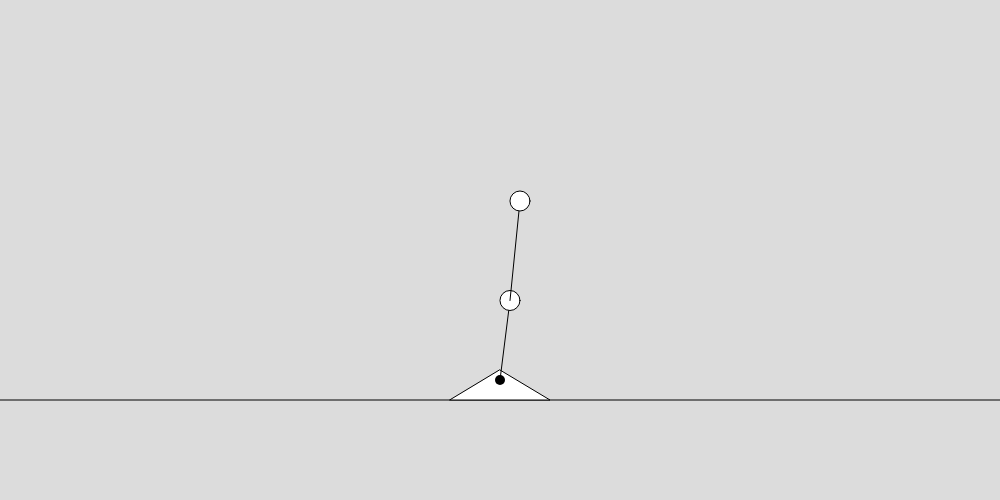
Frame 1 (no input)
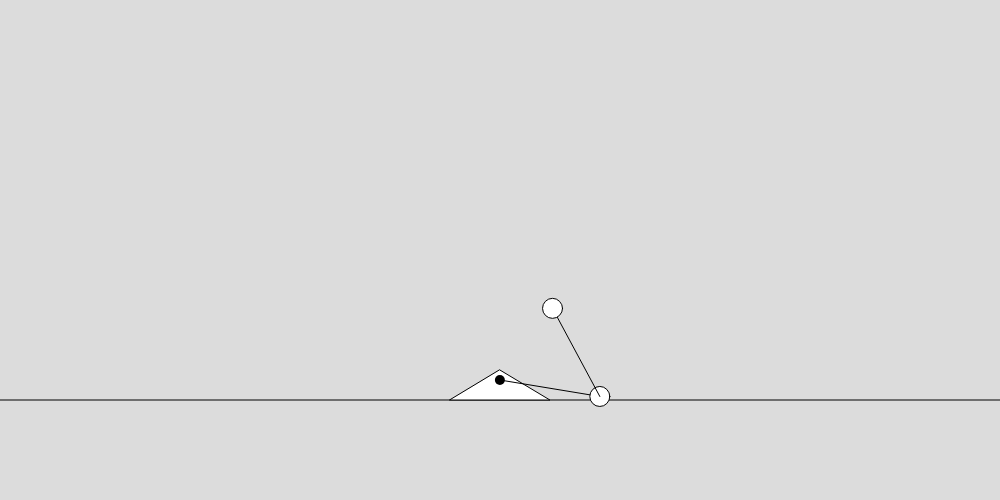
Frame 60 (no input)
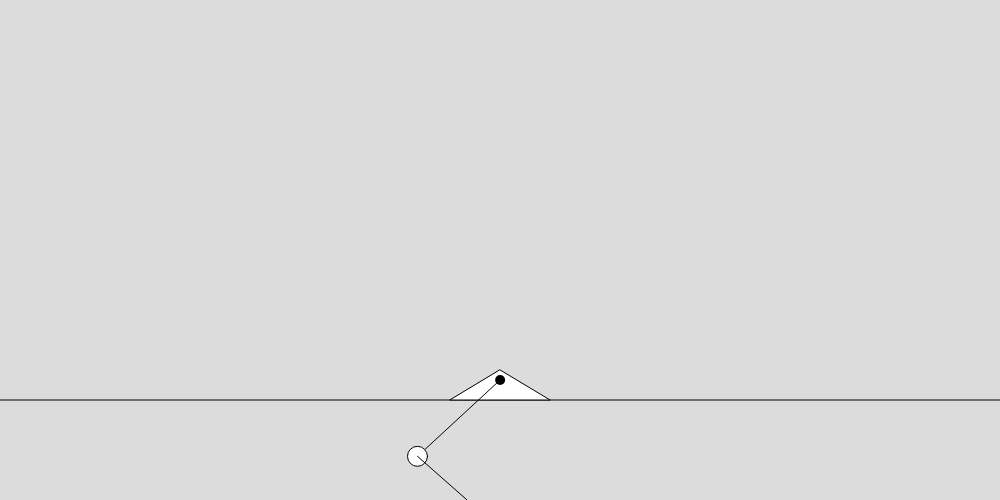
Frame 120 (the mouse pressed at the canvas centre since frame 60)

The p5.js sketch that drew these frames (run headless with seeded random() and noise() and a simulated clock; from frame 60 on, the mouse is pressed at the canvas centre):

// p5.js sketch
// ── sketch.js
class InvertedDoublePendulum {
  constructor(railY) {
    this.railY = railY;
    this.pivotOffsetY = -20;

    this.carriageMass = 1000; // M
    this.alphaPendulumMass = 1; // m1
    this.alphaPendulumLength = 100; // l1
    this.betaPendulumMass = 1; // m2
    this.betaPendulumLength = 100; // l2

    this.g = 9.81; // můžeš si doladit

    // stav
    this.x = 500;
    this.xdot = 0;
    this.xddot = 0;

    this.alpha = 0.1;
    this.alphaDot = 0;
    this.alphaDDot = 0;

    this.beta = 0;
    this.betaDot = 0;
    this.betaDDot = 0;
  }

  // numerický krok – dt v sekundách
  update(dt) {
    const M = this.carriageMass;
    const m1 = this.alphaPendulumMass;
    const m2 = this.betaPendulumMass;
    const l1 = this.alphaPendulumLength;
    const l2 = this.betaPendulumLength;
    const g = this.g;

    // pravá strana ODE: dy/dt = f(y)
    const derivs = (y) => {
      const x = y[0];
      const vx = y[1];
      const alpha = y[2];
      const dalpha = y[3];
      const beta = y[4];
      const dbeta = y[5];

      // trig
      const ca = Math.cos(alpha);
      const sa = Math.sin(alpha);

      const a2 = alpha + beta;
      const c2 = Math.cos(a2);
      const s2 = Math.sin(a2);

      const cb = Math.cos(beta);
      const sb = Math.sin(beta);

      const da = dalpha;
      const db = dbeta;

      // hmotnostní matice A(q)
      const A00 = M + m1 + m2;
      const A01 = l1 * m1 * ca + m2 * (l1 * ca + l2 * c2);
      const A02 = l2 * m2 * c2;

      const A10 = l1 * (m1 + m2) * ca + l2 * m2 * c2;
      const A11 = l1 * l1 * (m1 + m2) + 2 * l1 * l2 * m2 * cb + l2 * l2 * m2;
      const A12 = l2 * m2 * (l1 * cb + l2);

      const A20 = l2 * m2 * c2;
      const A21 = l2 * m2 * (l1 * cb + l2);
      const A22 = l2 * l2 * m2;

      // pravá strana A * ddq = rhs  (bez vnější síly do vozíku)
      const rhs0 =
        da *
          (da * l1 * m1 * sa +
            m2 * (da * l1 * sa + da * l2 * s2 + db * l2 * s2)) +
        db * l2 * m2 * (da + db) * s2;

      const rhs1 =
        (2 * da * db + db * db) * l1 * l2 * m2 * sb +
        g * l1 * (m1 + m2) * sa +
        g * l2 * m2 * s2;

      const rhs2 = l2 * m2 * (-da * da * l1 * sb + g * s2);

      // řešení 3×3 soustavy A * ddq = rhs (Gauss)
      let a00 = A00,
        a01 = A01,
        a02 = A02,
        b0 = rhs0;
      let a10 = A10,
        a11 = A11,
        a12 = A12,
        b1 = rhs1;
      let a20 = A20,
        a21 = A21,
        a22 = A22,
        b2 = rhs2;

      // eliminace prvního sloupce
      const k10 = a10 / a00;
      a10 = 0;
      a11 -= k10 * a01;
      a12 -= k10 * a02;
      b1 -= k10 * b0;

      const k20 = a20 / a00;
      a20 = 0;
      a21 -= k20 * a01;
      a22 -= k20 * a02;
      b2 -= k20 * b0;

      // eliminace druhého sloupce
      const k21 = a21 / a11;
      a21 = 0;
      a22 -= k21 * a12;
      b2 -= k21 * b1;

      // zpětný chod
      const ddbeta = b2 / a22;
      const ddalpha = (b1 - a12 * ddbeta) / a11;
      const ddx = (b0 - a01 * ddalpha - a02 * ddbeta) / a00;

      return [
        vx, // dx/dt
        ddx, // dvx/dt
        dalpha, // dalpha/dt
        ddalpha, // ddalpha/dt
        dbeta, // dbeta/dt
        ddbeta, // ddbeta/dt
      ];
    };

    // stavový vektor
    const y = [
      this.x,
      this.xdot,
      this.alpha,
      this.alphaDot,
      this.beta,
      this.betaDot,
    ];

    // RK4 integrace
    const k1 = derivs(y);
    const y2 = y.map((yi, i) => yi + 0.5 * dt * k1[i]);
    const k2 = derivs(y2);
    const y3 = y.map((yi, i) => yi + 0.5 * dt * k2[i]);
    const k3 = derivs(y3);
    const y4 = y.map((yi, i) => yi + dt * k3[i]);
    const k4 = derivs(y4);

    const yn = y.map(
      (yi, i) => yi + (dt / 6) * (k1[i] + 2 * k2[i] + 2 * k3[i] + k4[i])
    );

    this.x = yn[0];
    this.xdot = yn[1];

    this.alpha = yn[2];
    this.alphaDot = yn[3];

    this.beta = yn[4];
    this.betaDot = yn[5];

    const dNow = derivs(yn);
    this.xddot = dNow[1];
    this.alphaDDot = dNow[3];
    this.betaDDot = dNow[5];
  }

  show() {
    push();
    stroke(0);
    strokeWeight(1);
    triangle(
      this.x,
      this.railY + this.pivotOffsetY - 10,
      this.x + 50,
      this.railY,
      this.x - 50,
      this.railY
    );
    strokeWeight(10);
    point(this.x, this.railY + this.pivotOffsetY);
    pop();

    // první kyvadlo
    const x1 = this.x + this.alphaPendulumLength * Math.sin(this.alpha);
    const y1 = this.railY - this.alphaPendulumLength * Math.cos(this.alpha);

    line(this.x, this.railY + this.pivotOffsetY, x1, y1);
    circle(x1, y1, 20);

    // druhé kyvadlo
    const x2 = x1 + this.betaPendulumLength * Math.sin(this.alpha + this.beta);
    const y2 = y1 - this.betaPendulumLength * Math.cos(this.alpha + this.beta);

    line(x1, y1, x2, y2);
    circle(x2, y2, 20);
  }
}

const railY = 400;

let idp;

function setup() {
  createCanvas(1000, 500);

  idp = new InvertedDoublePendulum(railY);
}

function draw() {
  background(220);

  stroke(0);
  strokeWeight(1);
  line(0, railY, width, railY);

  const dt = deltaTime / 100; // p5.js – ms -> s
  idp.update(dt);
  idp.show();
}
